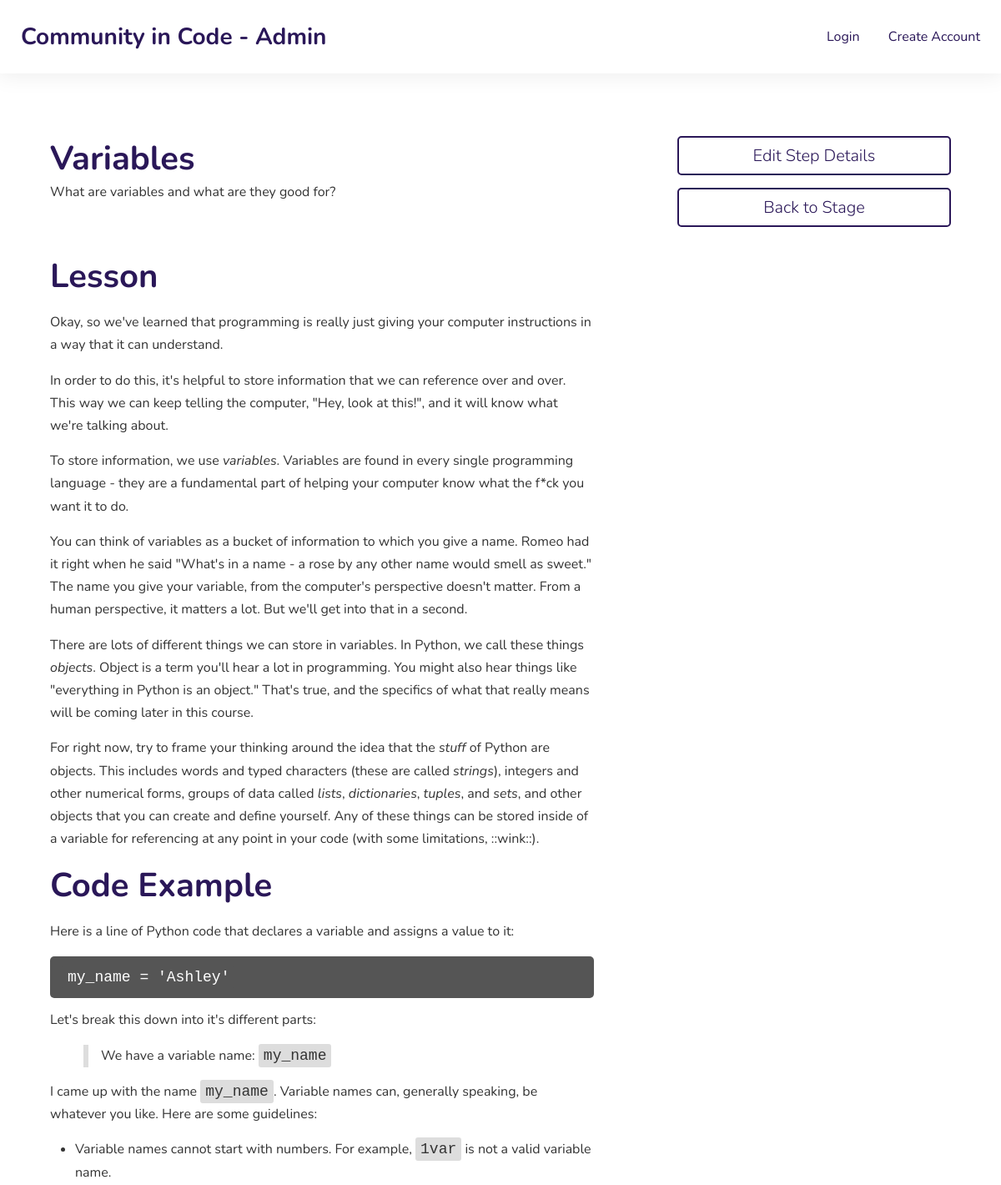
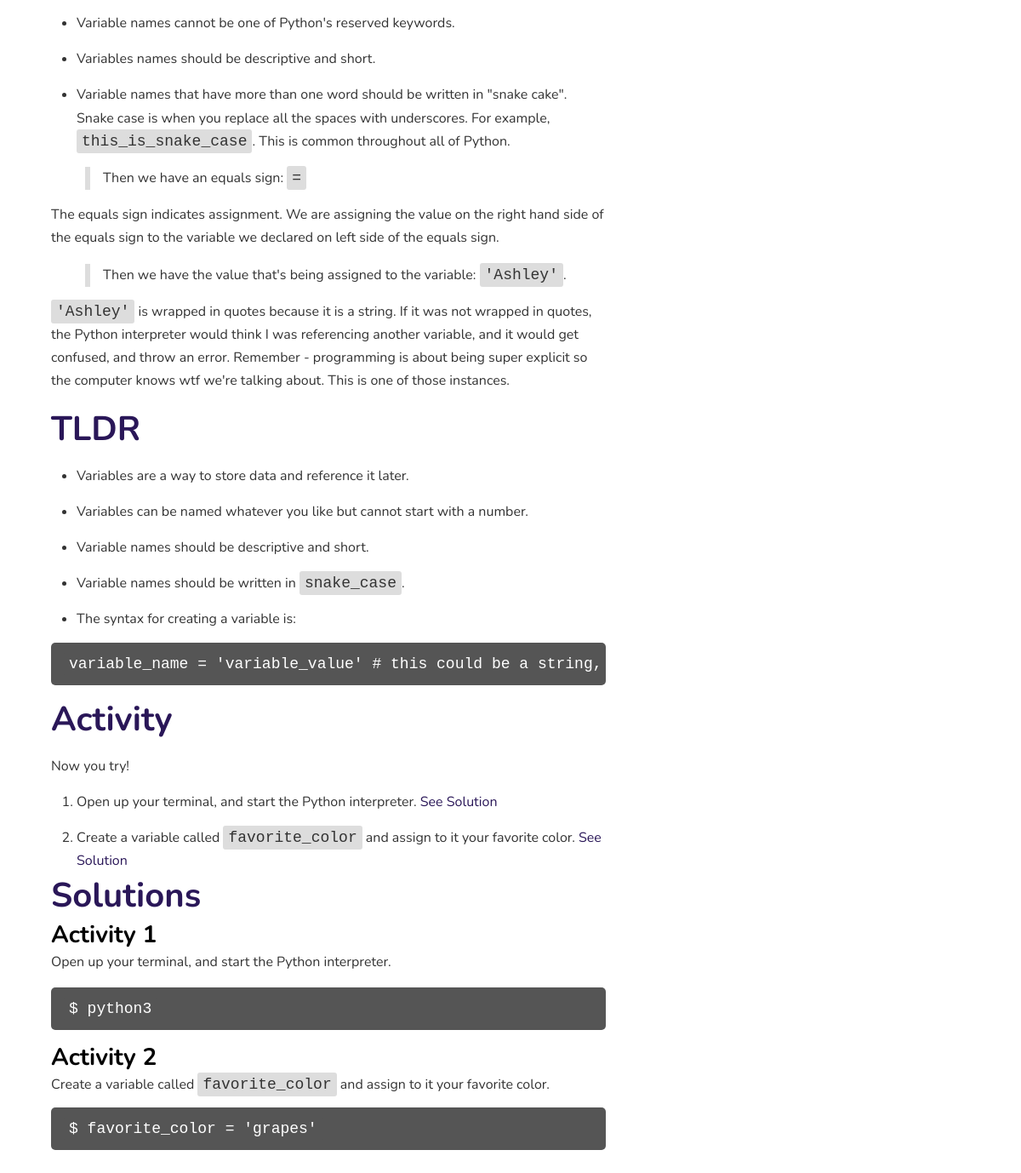
The page /admin/view/step/1 on the database its author committed (2 pictures, top to bottom).
### cic/models.py (models this page shows, shortened)
class BaseMixin(object):
    @classmethod
    def get(cls, id):
        obj = cls.query.filter_by(id=id).first()
        return obj

class Step(BaseMixin, db.Model):
    __tablename__ = 'steps'
    id = db.Column(
        db.Integer,
        primary_key=True)
    parent_course = db.Column(
        db.Integer(),
        index=False,
        unique=False,
        nullable=True)
    parent_stage = db.Column(
        db.Integer(),
        index=False,
        unique=False,
        nullable=True)
    title = db.Column(
        db.String(255),
        index=False,
        unique=False,
        nullable=False)
    description = db.Column(
        db.Text(),
        index=False,
        unique=False,
        nullable=False)
    step_type = db.Column(
        db.String(255),
        index=False,
        unique=False,
        nullable=False)
    content = db.Column(
        db.Text(),
        index=False,
        unique=False,
        nullable=True)
    order = db.Column(
        db.Integer(),
        index=False,
        unique=False,
        nullable=False)
    notes = db.Column(
        db.Text(),
        index=False,
        unique=False,
        nullable=True)
    length = db.Column(
        db.Integer(),
        index=False,
        unique=False,
        default=1,
        nullable=False)

### cic/admin/app.py (the view)
@admin.route('/view/step/<step_id>', methods=['GET', 'POST'])
def view_step(step_id):
    step = Step.get(step_id)
    return render_template('admin/view_step.html', step=step)

### cic/admin/templates/admin/view_step.html (shortened to what this page needs)
{% extends 'admin/layout.html' %}
{% block content %}
<section class="banner">
    <div class="container">
        <div class="module w65 prl">
            <div class="container">
                <div class="module w100 pbm mbm overview">
                    <h2>{{step.title}}</h2>
                    <p>{{step.description}}</p>
                </div>
                <div class="module w100">
                    {{ step.content | markdown  }}
                </div>
            </div>
        </div>
        <div class="module w35 pll">
            <div class="container">
                <div class="module large w100 button light mbs text-center" id="button-edit-resource">
                    <a href="{{ url_for('admin.edit_step', step_id=step.id) }}" id="a-edit-resource">
                        Edit Step Details
                    </a>
                </div>
                <div class="module large w100 button light mbs text-center" id="button-edit-resource">
                    <a href="{{ url_for('admin.view_stage', stage_id=step.parent_stage) }}" id="a-edit-resource">
                        Back to Stage
                    </a>
                </div>
            </div>
        </div>
    </div>
</section>
{% endblock %}

### cic/frontend/static/css/paint.css (style rules this page uses)
body, h1, h2, h3, h4, h5, h6, p, ul, ol, li { margin: 0; padding: 0; font-weight: 400; font-size: 1em; font-family: "Nunito", sans-serif; }
blockquote { border-left: 6px solid #ddd; padding-left: 15px; }
pre { overflow-x: scroll; border-radius: 5px; padding: 15px; background-color: #555; }
pre code { background-color: inherit; color: white; }
code { font-size: 18px; background-color: #ddd; padding: 4px 6px; border-radius: 3px; }
h1, h2 { font-weight: bold; color: #2a1758; }
h2 { font-size: 2.5em; }
h3 { font-size: 1.75em; font-weight: bold; }
h5, p, li { font-size: 1em; color: #333; }
p, li { line-height: 1.7em; margin-bottom: 15px; }
p:last-of-type, li:last-of-type { margin-bottom: 0; }
li { margin-left: 30px; }
a { color: #2a1758; text-decoration: none; }
button, .button { background-color: white; color: #2a1758; border-radius: 5px; padding: 8px 15px; border: none; cursor: pointer; display: inline-block; width: auto; border: 2px solid #2a1758; }
button a, .button a { color: inherit; }
.large { font-size: 1.25em; }
.light { font-weight: 300; }
.text-center { text-align: center; }
.banner { width: 100%; box-sizing: border-box; padding: 75px 0px; }
.container, .container-inner, .container-extender { display: -webkit-box; display: -ms-flexbox; display: -webkit-flex; display: flex; flex-direction: row; flex-wrap: wrap; }
.container { width: 90%; max-width: 1300px; margin: 0 auto; }
.module { flex: 0 1 auto; box-sizing: border-box; }
.module .container, .module .container-inner { width: 100%; }
.p35, .w35 { width: 35%; }
.p65, .w65 { width: 65%; }
.per100, .p100, .w100 { width: 100%; }
.padding-right-large, .prl { padding-right: 50px; }
.padding-bottom-medium, .pbm { padding-bottom: 30px; }
.padding-left-large, .pll { padding-left: 50px; }
.margin-bottom-small, .mbs { margin-bottom: 15px; }
.margin-bottom-medium, .mbm, .margin-bottom, .mb { margin-bottom: 30px; }

### rows shown on the page
Step: title "Variables", description "What are variables and what are they good for?", content "Lesson Okay, so we've learned that programming is really just giving your computer instructions in a way that it can understand. In order to do this, it's helpful to store information that we can reference over and over. This way we can keep telling the computer, \"Hey, look at this!\", and it will know what we're talking about. To store information, we use variables . Variables are found in every single programming language - they are a fundamental part of helping your computer know what the f*ck you want it to do. You can think of variables as a bucket of information to which you give a name. Romeo had it right when he said \"What's in a name - a rose by any other name would smell as sweet.\"…"
